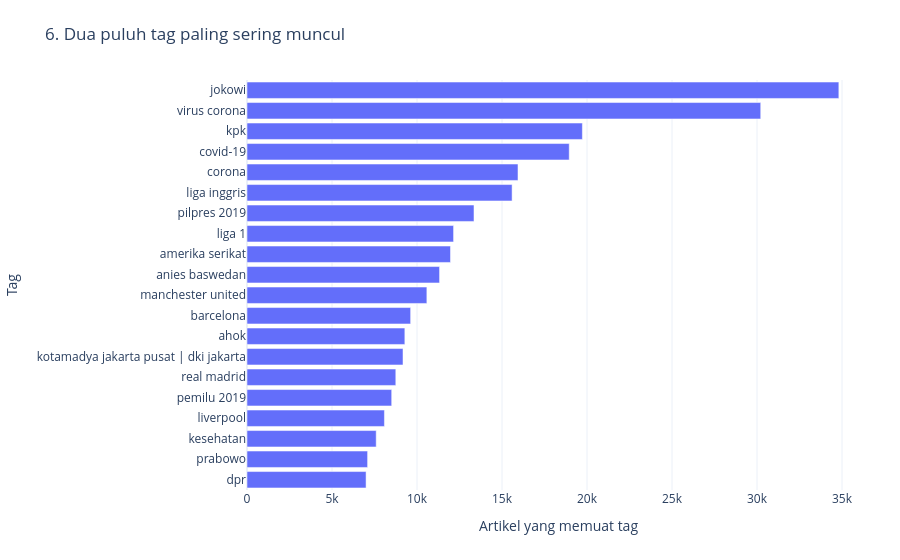

The code cell stored with this chart in its notebook:
### Markdown cell above
## 7. Tag yang paling sering muncul

Grafik 6 memisahkan tag dengan koma, merapikan spasi, dan menyamakan huruf kecil. Tag sama yang berulang pada satu artikel hanya dihitung sekali. Artikel tanpa tag dikecualikan dari grafik ini. Tag bukan klasifikasi topik yang seragam antar-media; satu artikel dapat memiliki lebih dari satu tag.

### Code cell
top_tags = con.sql("""
WITH tag_counts AS (
    SELECT unnest(list_distinct(list_transform(
        string_split(tags, ','), x -> lower(trim(x))
    ))) AS tag
    FROM news WHERE tags <> 'Tidak diketahui'
)
SELECT tag, COUNT(*) AS article_count FROM tag_counts
WHERE tag IS NOT NULL AND tag <> ''
GROUP BY tag ORDER BY article_count DESC, tag LIMIT 20
""").pl()
fig = px.bar(top_tags.to_pandas(), x="article_count", y="tag", orientation="h",
             title="6. Dua puluh tag paling sering muncul",
             labels={"article_count": "Artikel yang memuat tag", "tag": "Tag"})
fig.update_yaxes(categoryorder="total ascending")
show_and_save(fig, "06_top_tags.html")

### Figure 1 — Plotly figure (JSON) as saved in the notebook; plotly's stock layout.template omitted (floating-point values rounded to 4 significant figures)
{"data": [{"hovertemplate": "Artikel yang memuat tag=%{x}<br>Tag=%{y}<extra></extra>", "legendgroup": "", "marker": {"color": "#636efa", "pattern": {"shape": ""}}, "name": "", "orientation": "h", "showlegend": false, "textposition": "auto", "type": "bar", "x": [34814, 30218, 19728, 18954, 15940, 15594, 13352, 12151, 11970, 11327, 10580, 9625, 9285, 9176, 8753, 8511, 8084, 7600, 7094, 7004], "xaxis": "x", "y": ["jokowi", "virus corona", "kpk", "covid-19", "corona", "liga inggris", "pilpres 2019", "liga 1", "amerika serikat", "anies baswedan", "manchester united", "barcelona", "ahok", "kotamadya jakarta pusat | dki jakarta", "real madrid", "pemilu 2019", "liverpool", "kesehatan", "prabowo", "dpr"], "yaxis": "y"}], "layout": {"barmode": "relative", "hovermode": "closest", "legend": {"tracegroupgap": 0}, "margin": {"b": 70, "l": 60, "r": 30, "t": 80}, "title": {"text": "6. Dua puluh tag paling sering muncul"}, "xaxis": {"anchor": "y", "domain": [0, 1], "title": {"text": "Artikel yang memuat tag"}}, "yaxis": {"anchor": "x", "categoryorder": "total ascending", "domain": [0, 1], "title": {"text": "Tag"}}}}
